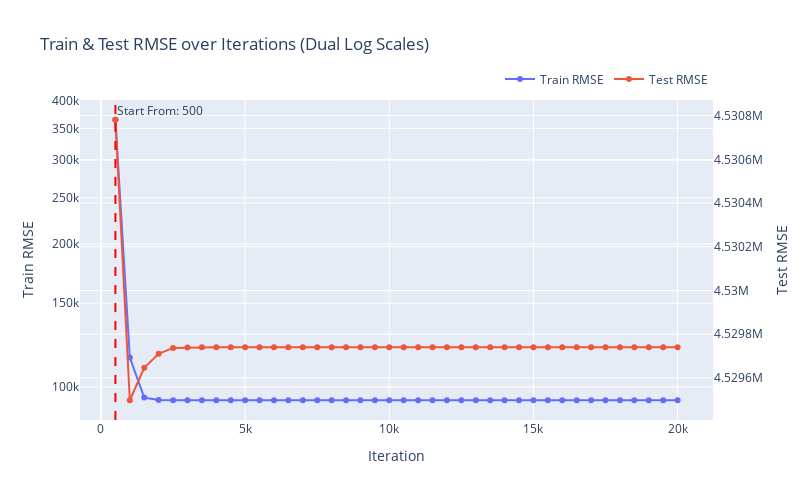

This figure's notebook cell:
### Markdown cell above
Frankly, I expect it to kinda almost not work at all, and overfitting or degradation after some point in training should be just through the roof.

### Code cell
test_params_overfitting(huge_params, "Huge", plot_start_from=500, format='.6f')

### Figure 1 — Plotly figure (JSON) as saved in the notebook; plotly's stock layout.template omitted (floating-point values rounded to 4 significant figures)
{"data": [{"mode": "lines+markers", "name": "Train RMSE", "type": "scatter", "x": [500, 1000, 1500, 2000, 2500, 3000, 3500, 4000, 4500, 5000, 5500, 6000, 6500, 7000, 7500, 8000, 8500, 9000, 9500, 10000, 10500, 11000, 11500, 12000, 12500, 13000, 13500, 14000, 14500, 15000, 15500, 16000, 16500, 17000, 17500, 18000, 18500, 19000, 19500, 20000], "y": [365000.0, 115300.0, 94970.0, 93830.0, 93760.0, 93750.0, 93750.0, 93750.0, 93750.0, 93750.0, 93750.0, 93750.0, 93750.0, 93750.0, 93750.0, 93750.0, 93750.0, 93750.0, 93750.0, 93750.0, 93750.0, 93750.0, 93750.0, 93750.0, 93750.0, 93750.0, 93750.0, 93750.0, 93750.0, 93750.0, 93750.0, 93750.0, 93750.0, 93750.0, 93750.0, 93750.0, 93750.0, 93750.0, 93750.0, 93750.0], "yaxis": "y"}, {"mode": "lines+markers", "name": "Test RMSE", "type": "scatter", "x": [500, 1000, 1500, 2000, 2500, 3000, 3500, 4000, 4500, 5000, 5500, 6000, 6500, 7000, 7500, 8000, 8500, 9000, 9500, 10000, 10500, 11000, 11500, 12000, 12500, 13000, 13500, 14000, 14500, 15000, 15500, 16000, 16500, 17000, 17500, 18000, 18500, 19000, 19500, 20000], "y": [4531000.0, 4529000.0, 4530000.0, 4530000.0, 4530000.0, 4530000.0, 4530000.0, 4530000.0, 4530000.0, 4530000.0, 4530000.0, 4530000.0, 4530000.0, 4530000.0, 4530000.0, 4530000.0, 4530000.0, 4530000.0, 4530000.0, 4530000.0, 4530000.0, 4530000.0, 4530000.0, 4530000.0, 4530000.0, 4530000.0, 4530000.0, 4530000.0, 4530000.0, 4530000.0, 4530000.0, 4530000.0, 4530000.0, 4530000.0, 4530000.0, 4530000.0, 4530000.0, 4530000.0, 4530000.0, 4530000.0], "yaxis": "y2"}], "layout": {"annotations": [{"showarrow": false, "text": "Start From: 500", "x": 500, "xanchor": "left", "xref": "x", "y": 1, "yanchor": "top", "yref": "y domain"}], "height": 500, "legend": {"orientation": "h", "x": 1, "xanchor": "right", "y": 1.02, "yanchor": "bottom"}, "shapes": [{"line": {"color": "red", "dash": "dash", "width": 2}, "type": "line", "x0": 500, "x1": 500, "xref": "x", "y0": 0, "y1": 1, "yref": "y domain"}], "title": {"text": "Train & Test RMSE over Iterations (Dual Log Scales)"}, "width": 800, "xaxis": {"title": {"text": "Iteration"}}, "yaxis": {"side": "left", "title": {"text": "Train RMSE"}, "type": "log"}, "yaxis2": {"overlaying": "y", "side": "right", "title": {"text": "Test RMSE"}, "type": "log"}}}
